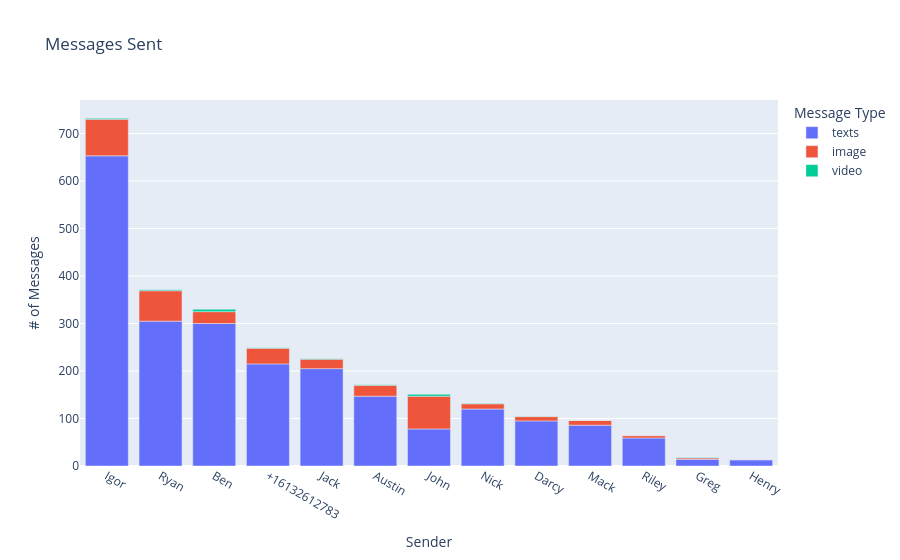

The notebook cell saved with this chart:
### Code cell
px.bar(text_count.loc[text_count['messages'] > 10][['texts', 'image', 'video']], labels={'value' : '# of Messages', 'variable' : 'Message Type', 'sender' : 'Sender'}, title="Messages Sent")

### Figure 1 — Plotly figure (JSON) as saved in the notebook; plotly's stock layout.template omitted (floating-point values rounded to 4 significant figures)
{"data": [{"alignmentgroup": "True", "hovertemplate": "Message Type=texts<br>Sender=%{x}<br># of Messages=%{y}<extra></extra>", "legendgroup": "texts", "marker": {"color": "#636efa", "pattern": {"shape": ""}}, "name": "texts", "offsetgroup": "texts", "orientation": "v", "showlegend": true, "textposition": "auto", "type": "bar", "x": ["Igor", "Ryan", "Ben", "+16132612783", "Jack", "Austin", "John", "Nick", "Darcy", "Mack", "Riley", "Greg", "Henry"], "xaxis": "x", "y": [653, 305, 300, 215, 205, 147, 78, 120, 95, 86, 59, 14, 13], "yaxis": "y"}, {"alignmentgroup": "True", "hovertemplate": "Message Type=image<br>Sender=%{x}<br># of Messages=%{y}<extra></extra>", "legendgroup": "image", "marker": {"color": "#EF553B", "pattern": {"shape": ""}}, "name": "image", "offsetgroup": "image", "orientation": "v", "showlegend": true, "textposition": "auto", "type": "bar", "x": ["Igor", "Ryan", "Ben", "+16132612783", "Jack", "Austin", "John", "Nick", "Darcy", "Mack", "Riley", "Greg", "Henry"], "xaxis": "x", "y": [77, 64, 25, 33, 20, 23, 69, 11, 9, 10, 5, 3, 1], "yaxis": "y"}, {"alignmentgroup": "True", "hovertemplate": "Message Type=video<br>Sender=%{x}<br># of Messages=%{y}<extra></extra>", "legendgroup": "video", "marker": {"color": "#00cc96", "pattern": {"shape": ""}}, "name": "video", "offsetgroup": "video", "orientation": "v", "showlegend": true, "textposition": "auto", "type": "bar", "x": ["Igor", "Ryan", "Ben", "+16132612783", "Jack", "Austin", "John", "Nick", "Darcy", "Mack", "Riley", "Greg", "Henry"], "xaxis": "x", "y": [2, 2, 5, 1, 1, 1, 4, 1, 1, 0, 0, 1, 0], "yaxis": "y"}], "layout": {"barmode": "relative", "legend": {"title": {"text": "Message Type"}, "tracegroupgap": 0}, "title": {"text": "Messages Sent"}, "xaxis": {"anchor": "y", "domain": [0, 1], "title": {"text": "Sender"}}, "yaxis": {"anchor": "x", "domain": [0, 1], "title": {"text": "# of Messages"}}}}
